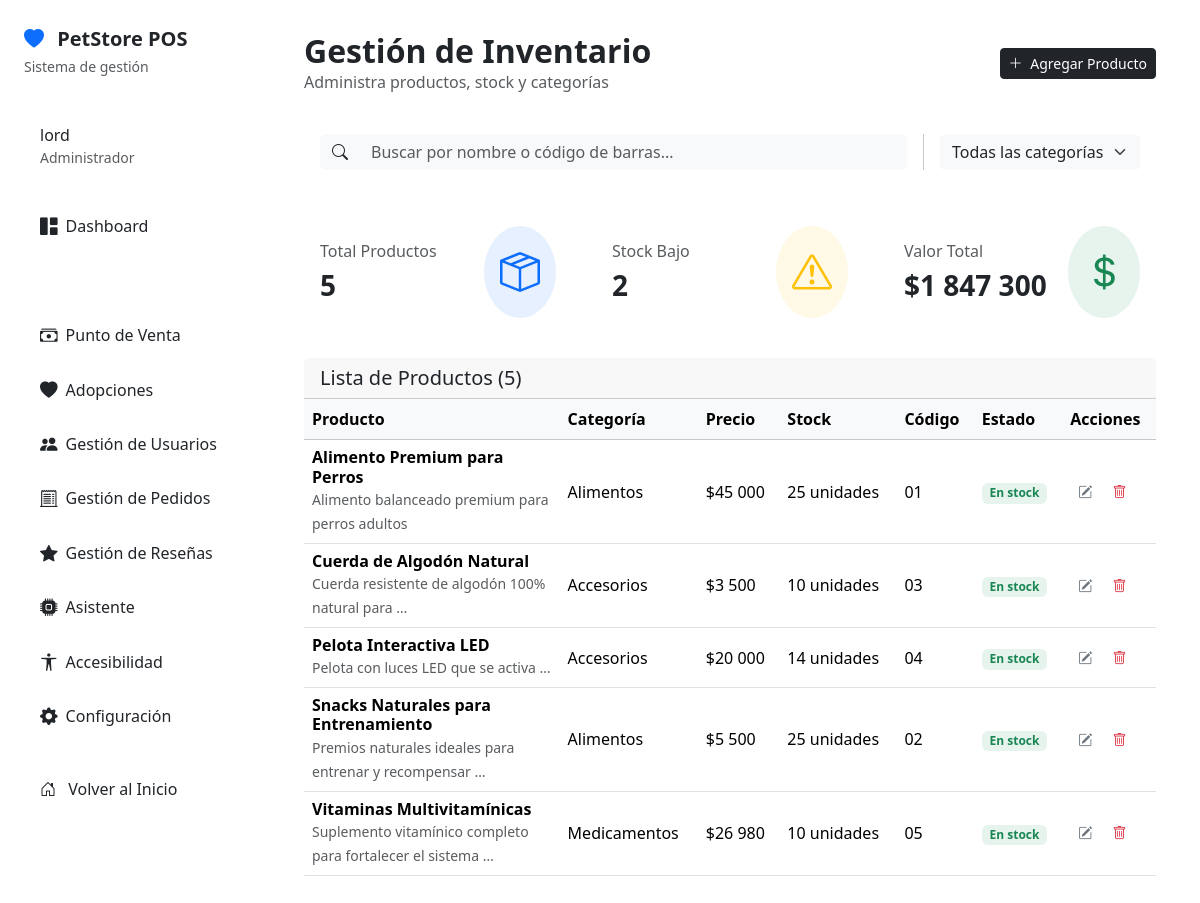
The app's page /es/dashboard/inventario/ (signed in), older data.
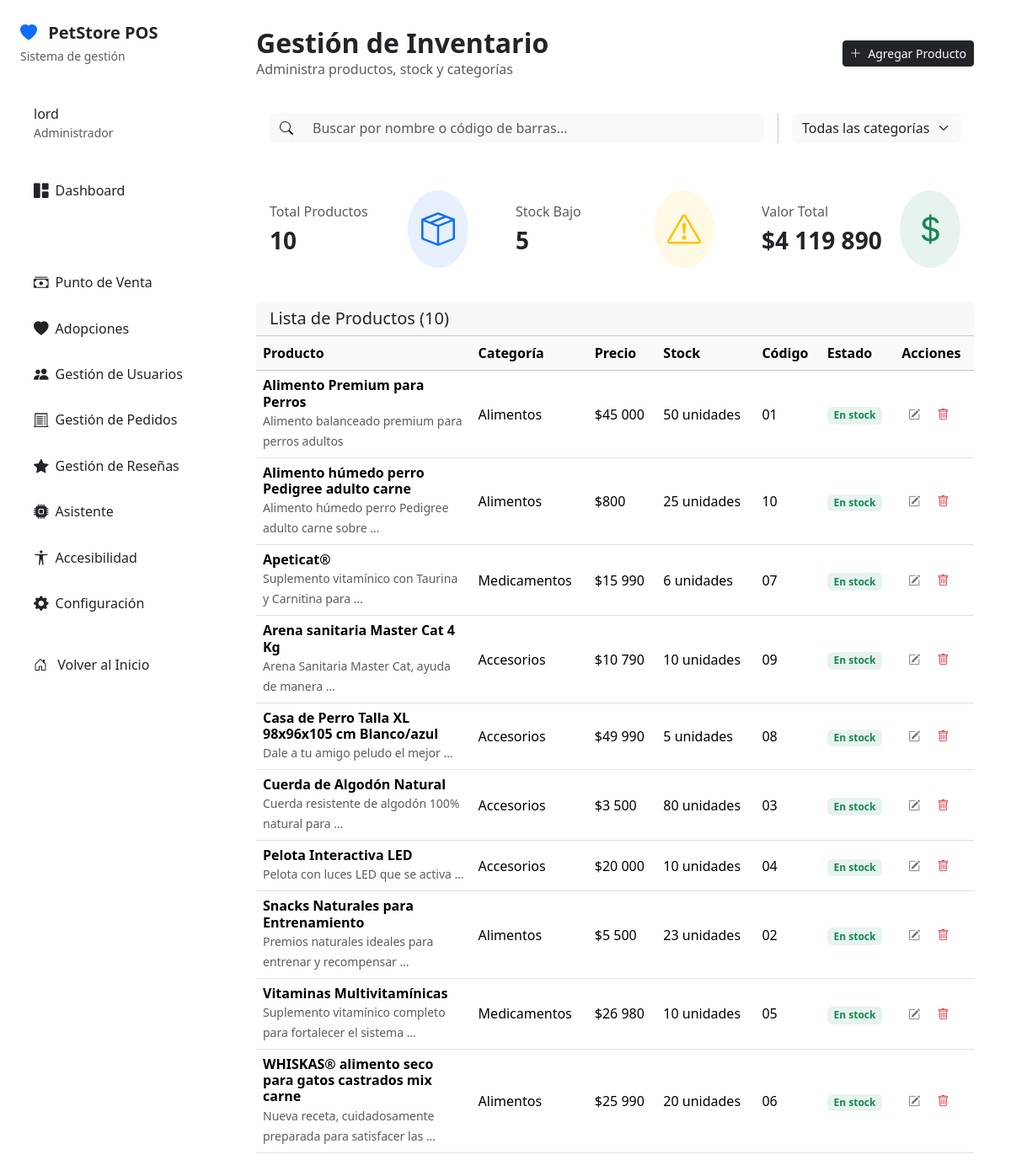
The same page, newer data.
### catalog/models.py (models this page shows, shortened)
class Product(models.Model):
    sku = models.CharField(_("SKU"), max_length=3, unique=True)
    name = models.CharField(_("Nombre"), max_length=120)
    category = models.CharField(_("Categoría"), max_length=8, choices=Category.choices)
    price = models.DecimalField(_("Precio"), max_digits=10, decimal_places=2)
    stock = models.PositiveIntegerField(_("Stock"), default=0)
    description = models.TextField(_("Descripción"), blank=True)
    image = models.ImageField(_("Imagen"), upload_to="products/", blank=True, null=True)
    is_active = models.BooleanField(_("Activo"), default=True)
    created_at = models.DateTimeField(auto_now_add=True)
    class Meta:
        ordering = ["name"]
        verbose_name = _("Producto")
        verbose_name_plural = _("Productos")
        indexes = [
            models.Index(fields=['category', 'is_active']),
            models.Index(fields=['sku']),
        ]

### dashboard/views.py (the view)
class DashboardInventoryListView(ListView):
    model = Product
    template_name = "dashboard/inventario.html"
    context_object_name = "products"
    def get_queryset(self):
        queryset = super().get_queryset()
        category_pk = self.request.GET.get('cat')
        if category_pk:
            queryset = queryset.filter(category=category_pk)
        query = self.request.GET.get('q')
        if query:
            queryset = queryset.filter(
                models.Q(name__icontains=query) |
                models.Q(sku__icontains=query)
            )
        return queryset.order_by('name')
    def get_context_data(self, **kwargs):
        context = super().get_context_data(**kwargs)
        context['categories'] = [
            {'pk': choice[0], 'name': choice[1]}
            for choice in Category.choices
        ]
        context['category_selected'] = self.request.GET.get('cat', '')
        queryset = self.get_queryset()
        total_value = queryset.aggregate(
            total=Coalesce(
                Sum(F('price') * F('stock')),
                Value(0),
                output_field=DecimalField()
            )
        )['total']
        low_stock_count = queryset.filter(stock__lte=10, is_active=True).count()
        context['total_inventory_value'] = total_value
        context['low_stock_count'] = low_stock_count
        return context

### core/context_processors.py (called while the page is built)
def openai_chatbot(request):
    return {
        'OPENAI_ENABLED': getattr(settings, 'OPENAI_ENABLED', False),
    }

### templates/dashboard/inventario.html (shortened to what the changed rows need)
{% extends "dashboard/base.html" %}
{% load i18n %}
{% load humanize %}
{% block dashboard_content %}
    <div class="d-flex justify-content-between align-items-center mb-4">
        <div>
            <h2 class="fw-bold mb-0">{% trans "Gestión de Inventario" %}</h2>
        </div>
    </div>
    <div class="row g-4 mb-4">
        <div class="col-md-4">
            <div class="card stat-card h-100">
                <div class="card-body">
                    <div>
                        <h6 class="text-muted fw-normal">{% trans "Total Productos" %}</h6>
                        <h3 class="fw-bold mb-0">{{ products.count }}</h3>
                    </div>
                </div>
            </div>
        </div>
        <div class="col-md-4">
            <div class="card stat-card h-100">
                <div class="card-body">
                    <div>
                        <h6 class="text-muted fw-normal">{% trans "Stock Bajo" %}</h6>
                        <h3 class="fw-bold mb-0">{{ low_stock_count|default:0 }}</h3>
                    </div>
                </div>
            </div>
        </div>
        <div class="col-md-4">
            <div class="card stat-card h-100">
                <div class="card-body">
                    <div>
                        <h6 class="text-muted fw-normal">{% trans "Valor Total" %}</h6>
                        <h3 class="fw-bold mb-0">${{ total_inventory_value|default:0|intcomma }}</h3>
                    </div>
                </div>
            </div>
        </div>
    </div>
    <div class="card chart-card">
        <div class="card-header">
            <h5 class="card-title mb-0">{% trans "Lista de Productos" %} ({{ products.count }})</h5>
        </div>
        <div class="table-responsive">
            <table class="table table-hover align-middle mb-0">
                <thead class="table-light">
                    <tr>
                        <th scope="col" style="width: 30%;">{% trans "Producto" %}</th>
                        <th scope="col">{% trans "Categoría" %}</th>
                        <th scope="col">{% trans "Precio" %}</th>
                        <th scope="col">{% trans "Stock" %}</th>
                        <th scope="col">{% trans "Código" %}</th>
                        <th scope="col">{% trans "Estado" %}</th>
                        <th scope="col">{% trans "Acciones" %}</th>
                    </tr>
                </thead>
                <tbody>
                    {% for p in products %}
                    <tr>
                        <td>
                            <h6 class="fw-bold mb-0">{{ p.name }}</h6>
                            <small class="text-muted">{{ p.description|truncatewords:7 }}</small>
                        </td>
                        <td>{{ p.get_category_display }}</td>
                        <td>${{ p.price|floatformat:0|intcomma }}</td>
                        <td>{{ p.stock }} {% trans "unidades" %}</td>
                        <td>{{ p.sku }}</td>
                        <td>
                            {% if p.is_active and p.stock > 0 %}
                                <span class="badge bg-success bg-opacity-10 text-success">{% trans "En stock" %}</span>
                            {% elif p.is_active and p.stock <= 0 %}
                                <span class="badge bg-warning bg-opacity-10 text-warning">{% trans "Agotado" %}</span>
                            {% else %}
                                <span class="badge bg-danger bg-opacity-10 text-danger">{% trans "Inactivo" %}</span>
                            {% endif %}
                        </td>
                        <td>
                            <a href="{% url 'catalog:product_update' p.pk %}" class="btn btn-sm btn-outline-secondary border-0" title="{% trans 'Editar' %}">
                                <i class="bi bi-pencil-square"></i>
                            </a>
                            <a href="{% url 'catalog:product_delete' p.pk %}" class="btn btn-sm btn-outline-danger border-0" title="{% trans 'Eliminar' %}">
                                <i class="bi bi-trash"></i>
                            </a>
                        </td>
                    </tr>
                    {% empty %}
                    <tr>
                        <td colspan="7" class="text-center py-4">
                            <p class="text-muted mb-0">{% trans "No se encontraron productos que coincidan con la búsqueda." %}</p>
                        </td>
                    </tr>
                    {% endfor %}
                </tbody>
            </table>
        </div>
    </div>
{% endblock %}

Row changes from the older to the newer data that the page shows:
changed Product "Alimento Premium para Perros": stock "25" → "50"
added Product: name "Alimento húmedo perro Pedigree adulto carne", description "Alimento húmedo perro Pedigree adulto carne sobre …", category "Alimentos", price "800", stock "25", sku "10"
added Product: name "Apeticat®", description "Suplemento vitamínico con Taurina y Carnitina para …", category "Medicamentos", price "15 990", stock "6", sku "07"
added Product: name "Arena sanitaria Master Cat 4 Kg", description "Arena Sanitaria Master Cat, ayuda de manera …", category "Accesorios", price "10 790", stock "10", sku "09"
added Product: name "Casa de Perro Talla XL 98x96x105 cm Blanco/azul", description "Dale a tu amigo peludo el mejor …", category "Accesorios", price "49 990", stock "5", sku "08"
changed Product "Cuerda de Algodón Natural": stock "10" → "80"
changed Product "Pelota Interactiva LED": stock "14" → "10"
changed Product "Snacks Naturales para Entrenamiento": stock "25" → "23"
added Product: name "WHISKAS® alimento seco para gatos castrados mix carne", description "Nueva receta, cuidadosamente preparada para satisfacer las …", category "Alimentos", price "25 990", stock "20", sku "06"
Text that changed along with them:
{{ products.count }}: "5" → "10"
{{ low_stock_count|default:0 }}: "2" → "5"
{{ total_inventory_value|default:0|intcomma }}: "1 847 300" → "4 119 890"
